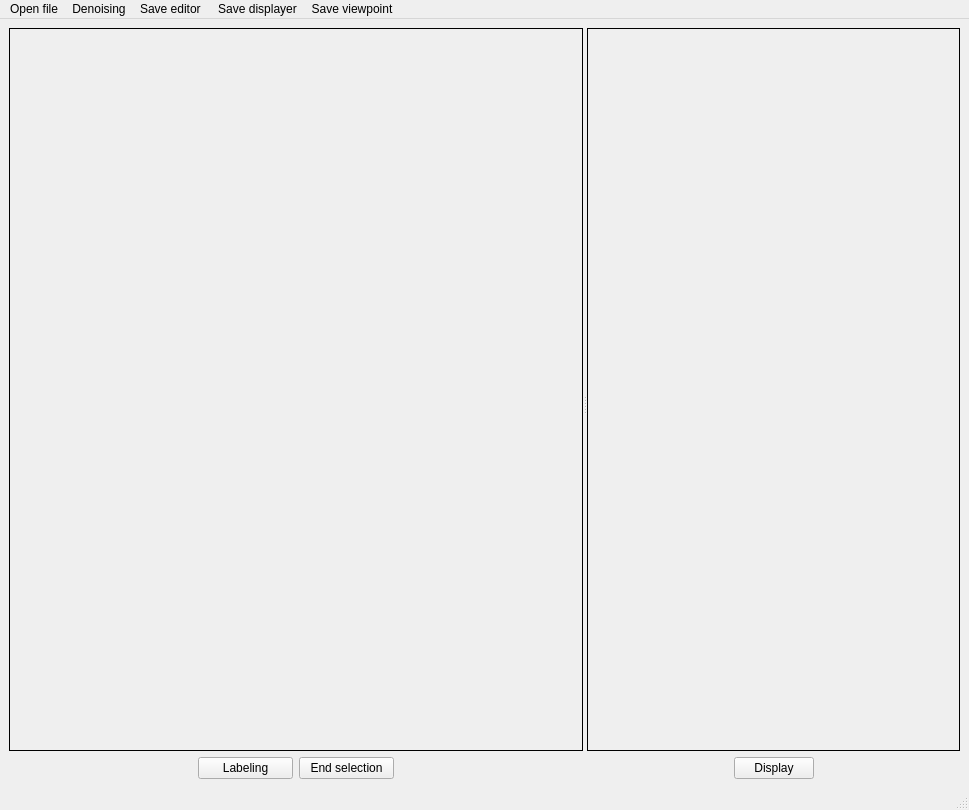
<?xml version="1.0" encoding="UTF-8"?>
<ui version="4.0">
 <class>MainWindow</class>
 <widget class="QMainWindow" name="MainWindow">
  <property name="geometry">
   <rect>
    <x>0</x>
    <y>0</y>
    <width>969</width>
    <height>810</height>
   </rect>
  </property>
  <property name="windowTitle">
   <string>Point Cloud Select Tool</string>
  </property>
  <widget class="QWidget" name="centralwidget">
   <layout class="QVBoxLayout" name="verticalLayout_3">
    <item>
     <widget class="QSplitter" name="splitter">
      <property name="orientation">
       <enum>Qt::Horizontal</enum>
      </property>
      <widget class="QWidget" name="layoutWidget">
       <layout class="QVBoxLayout" name="verticalLayout" stretch="15,1">
        <item>
         <widget class="OpenGLWidget" name="widget_1" native="true">
          <property name="tabletTracking">
           <bool>false</bool>
          </property>
          <property name="styleSheet">
           <string notr="true">border:1px solid rgb(0, 0, 0);</string>
          </property>
         </widget>
        </item>
        <item>
         <layout class="QHBoxLayout" name="horizontalLayout_2" stretch="2,1,1,2">
          <item>
           <spacer name="horizontalSpacer">
            <property name="orientation">
             <enum>Qt::Horizontal</enum>
            </property>
            <property name="sizeHint" stdset="0">
             <size>
              <width>40</width>
              <height>20</height>
             </size>
            </property>
           </spacer>
          </item>
          <item>
          <widget class="QPushButton" name="labeling_1">
            <property name="focusPolicy">
             <enum>Qt::StrongFocus</enum>
            </property>
            <property name="text">
             <string>Labeling</string>
            </property>
           </widget>
          </item>
         <item>
           <widget class="QPushButton" name="jieshudianxuan">
            <property name="text">
             <string>End selection</string>
            </property>
           </widget>
          </item>
          <item>
           <spacer name="horizontalSpacer_3">
            <property name="orientation">
             <enum>Qt::Horizontal</enum>
            </property>
            <property name="sizeHint" stdset="0">
             <size>
              <width>40</width>
              <height>20</height>
             </size>
            </property>
           </spacer>
          </item>
         </layout>
        </item>
       </layout>
      </widget>
      <widget class="QWidget" name="layoutWidget">
       <layout class="QVBoxLayout" name="verticalLayout_2" stretch="15,1">
        <item>
         <widget class="OpenGLWidget_2" name="widget_2" native="true">
          <property name="styleSheet">
           <string notr="true">border:1px solid rgb(0, 0, 0);</string>
          </property>
         </widget>
        </item>
        <item>
         <layout class="QHBoxLayout" name="horizontalLayout_5" stretch="2,1,2">
          <item>
           <spacer name="horizontalSpacer_2">
            <property name="orientation">
             <enum>Qt::Horizontal</enum>
            </property>
            <property name="sizeHint" stdset="0">
             <size>
              <width>40</width>
              <height>20</height>
             </size>
            </property>
           </spacer>
          </item>
          <item>
           <widget class="QPushButton" name="pushButton">
            <property name="text">
             <string>Display</string>
            </property>
           </widget>
          </item>
          <item>
           <spacer name="horizontalSpacer_4">
            <property name="orientation">
             <enum>Qt::Horizontal</enum>
            </property>
            <property name="sizeHint" stdset="0">
             <size>
              <width>40</width>
              <height>20</height>
             </size>
            </property>
           </spacer>
          </item>
         </layout>
        </item>
       </layout>
      </widget>
     </widget>
    </item>
   </layout>
  </widget>
  <widget class="QStatusBar" name="statusbar"/>
  <widget class="QMenuBar" name="menubar">
   <property name="geometry">
    <rect>
     <x>0</x>
     <y>0</y>
     <width>969</width>
     <height>26</height>
    </rect>
   </property>
   <widget class="QMenu" name="menu_1">
    <property name="title">
     <string>Open file</string>
    </property>
    <addaction name="duquwenjian_2"/>
   </widget>
   <widget class="QMenu" name="menu_2">
    <property name="title">
     <string>Denoising</string>
    </property>
    <addaction name="jiangzao"/>
   </widget>
   <widget class="QMenu" name="menu">
    <property name="title">
     <string>Save editor </string>
    </property>
    <addaction name="baocunwenjian_2"/>
   </widget>
   <widget class="QMenu" name="menu_3">
    <property name="title">
     <string>Save displayer</string>
    </property>
    <addaction name="baocundianyunyou"/>
   </widget>
   <widget class="QMenu" name="menu_4">
    <property name="title">
     <string>Save viewpoint</string>
    </property>
    <addaction name="baocunchuanghu"/>
   </widget>
   <addaction name="menu_1"/>
   <addaction name="menu_2"/>
   <addaction name="menu"/>
   <addaction name="menu_3"/>
   <addaction name="menu_4"/>
  </widget>
  <action name="duquwenjian">
   <property name="text">
    <string>Open file</string>
   </property>
  </action>
  <action name="duquwenjian_2">
   <property name="text">
    <string>Open file</string>
   </property>
  </action>
  <action name="jiangzao">
   <property name="text">
    <string>Denoising</string>
   </property>
  </action>
  <action name="baocunwenjian">
   <property name="text">
    <string>Save</string>
   </property>
  </action>
  <action name="baocunwenjian_2">
   <property name="text">
    <string>Save denoised .ply</string>
   </property>
  </action>
  <action name="baocundianyunyou">
   <property name="text">
    <string>Save whole selection as object</string>
   </property>
  </action>
  <action name="baocunchuanghu">
   <property name="text">
    <string>Save last selection object</string>
   </property>
  </action>
 </widget>
 <customwidgets>
  <customwidget>
   <class>OpenGLWidget</class>
   <extends>QWidget</extends>
   <header>opengl</header>
   <container>1</container>
  </customwidget>
  <customwidget>
   <class>OpenGLWidget_2</class>
   <extends>QWidget</extends>
   <header>opengl_2</header>
   <container>1</container>
  </customwidget>
 </customwidgets>
 <resources/>
 <connections/>
</ui>
